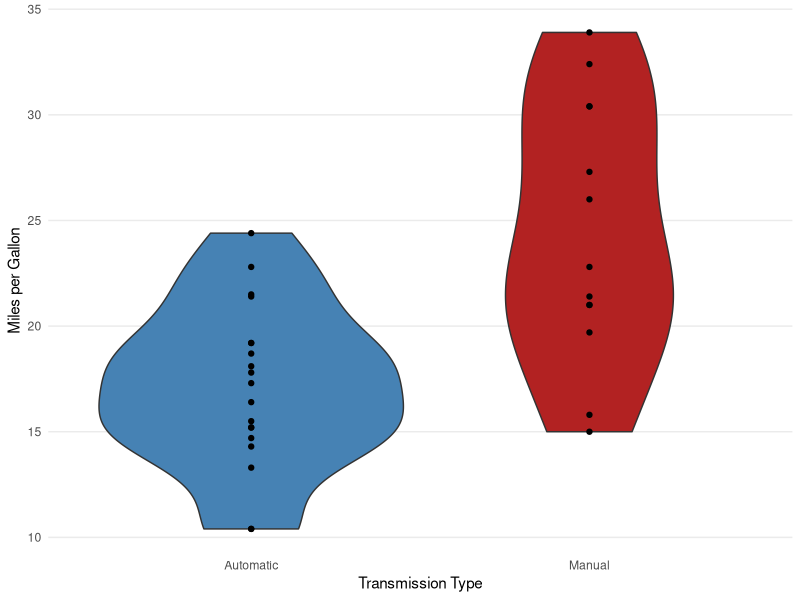

This figure's R source:
## ---- chunk 1
library("dplyr", quietly = T)
library("ggplot2", quietly = T)
library("magrittr", quietly = T)
library("GGally", quietly = T)
library("MASS", quietly = T)
library("xtable", quietly = T)

dir <- "C:/Users/Jleach1/Documents/R/regression_models"
setwd(dir)
rm(dir)

data(mtcars)
mtcars$am <- factor(mtcars$am)
mtcars$cyl <- factor(mtcars$cyl)
mtcars$trans <- factor(ifelse(mtcars$am == 0, "Automatic", "Manual"))
## ---- chunk 2
options(xtable.comment = FALSE)
summ_simple <- mtcars %>%
               mutate(trans = as.factor(ifelse(am==0,"Automatic","Manual"))) %>%
               group_by(trans) %>%
               summarise(Av.MPG = mean(mpg),
                         Stand.Dev = sd(mpg),
                          Number.Cars = n(),
                          Stand.Error = Stand.Dev/sqrt(Number.Cars))
summ_simple[,c(1,2,3,5)] %>% xtable

violin <-
mtcars %>%
  ggplot(aes(x = as.factor(ifelse(am==0,"Automatic","Manual")),
             y = mpg, 
             fill = as.factor(ifelse(am==0,"Automatic","Manual"))))+
  geom_violin()+
  geom_point()+
  theme_minimal()+
  scale_fill_manual(values = c("steelblue","firebrick"))+
  theme(legend.position = "none",
        panel.grid.minor.y = element_blank(),
        panel.grid.minor.x = element_blank(),
        panel.grid.major.x = element_blank())+
  xlab("Transmission Type")+
  ylab("Miles per Gallon")

auto <- mtcars[mtcars$am == 0,1]
manual <- mtcars[mtcars$am == 1,1]
t <- t.test(manual, auto)
## ---- chunk 3
fitAll <- lm(mpg ~ trans + wt + hp + disp + factor(cyl) + qsec ,data = mtcars)
step <- stepAIC(fitAll)
aov <- step$anova
## ---- chunk 4
options(xtable.comment = FALSE)
fitRef <- lm(formula(step), data = mtcars)
intervals <- confint(fitRef)
coefs <- summary(fitRef)$coef %>% as.data.frame %>% cbind(intervals)
coefs <- coefs[,c(1,5,6,2:4)]
coefs %>% xtable

